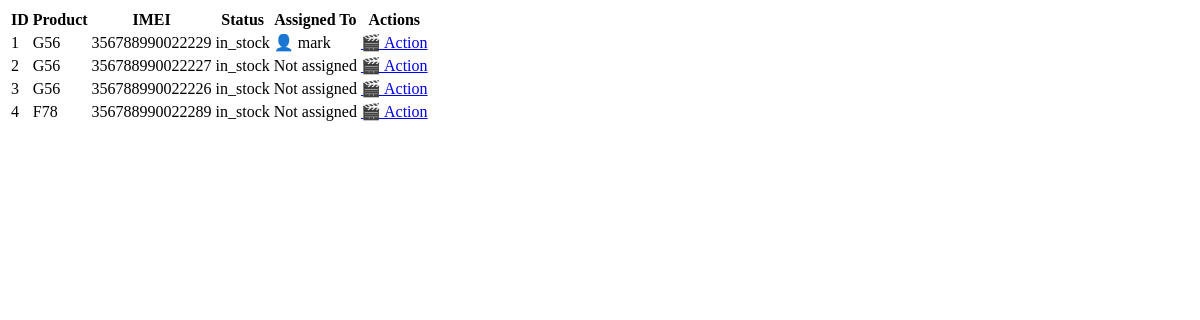
The app's page /filter-stocks/, older data.
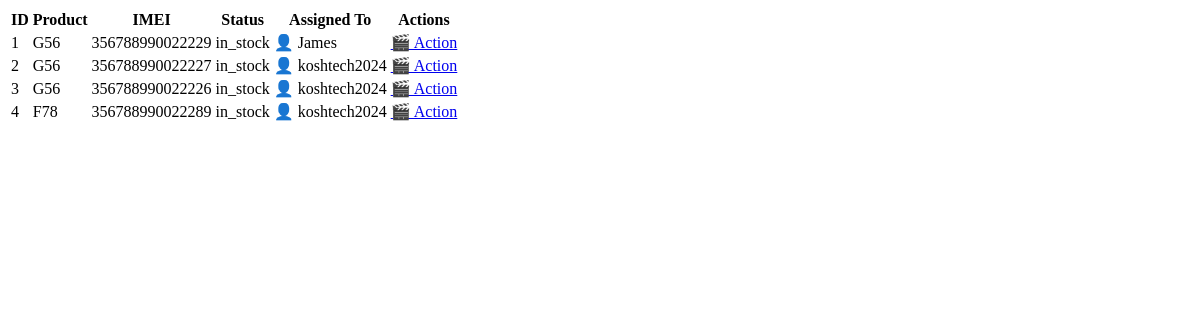
The same page, newer data.
### sales_process/models.py (models this page shows, shortened)
class Stock(models.Model):
    STATUS_CHOICES = [
        ('in_stock', 'In Stock'),
        ('assigned', 'Assigned'),
        ('sold', 'Sold'),
        ('returned', 'Returned'),
    ]
    serial_number = models.CharField(max_length=100, unique=True)
    imei_number = models.CharField(max_length=100, unique=True, blank=True, null=True)
    product = models.ForeignKey(
        Product,
        on_delete=models.CASCADE,
        related_name="stocks"
    )
    stock_in_date = models.DateField(default=timezone.now)
    added_by = models.ForeignKey(
        settings.AUTH_USER_MODEL,
        on_delete=models.SET_NULL,
        null=True,
        related_name="stocks_added"
    )
    status = models.CharField(
        max_length=20,
        choices=STATUS_CHOICES,
        default='in_stock'
    )
    assigned_to = models.ForeignKey(
        settings.AUTH_USER_MODEL,
        on_delete=models.SET_NULL,
        null=True,
        blank=True,
        related_name="stocks_assigned"
    )
    last_assigned_date = models.DateField(null=True, blank=True)
    date_since_stock_in = models.DateField(auto_now_add=True)

class Product(models.Model):
    STATUS_CHOICES = [
        ('active', 'Active'),
        ('inactive', 'Inactive'),
        ('discontinued', 'Discontinued'),
    ]
    STORAGE_CHOICES = [
        ('16gb', '16GB'),
        ('32gb', '32GB'),
        ('64gb', '64GB'),
        ('128gb', '128GB'),
        ('256gb', '256GB'),
        ('512gb', '512GB'),
        ('1tb', '1TB'),
    ]
    RAM_CHOICES = [
        ('4gb', '4GB'),
        ('8gb', '8GB'),
        ('16gb', '16GB'),
        ('32gb', '32GB'),
        ('64gb', '64GB'),
        ('128gb', '128GB'),
        ('256gb', '256GB'),
        ('512gb', '512GB'),
        ('1tb', '1TB'),
    ]
    NETWORK_CHOICES = [
        ('2g', '2G'),
        ('3g', '3G'),
        ('4g', '4G'),
        ('5g', '5G'),
    ]
    MODEL_CATEGORY_CHOICES = [
        ('phone', 'Phone'),
        ('tablet', 'Tablet'),
        ('laptop', 'Laptop'),
        ('watch', 'Watch'),
    ]
    item_code = models.CharField(max_length=50, unique=True)
    model_name = models.CharField(max_length=100)
    model_sku = models.CharField(max_length=100, unique=True)
    model_category = models.CharField(max_length=100, choices=MODEL_CATEGORY_CHOICES, default='phone')
    model_storage = models.CharField(max_length=50, blank=True, null=True, choices=STORAGE_CHOICES)
    model_ram = models.CharField(max_length=50, blank=True, null=True, choices=RAM_CHOICES)
    price = models.DecimalField(max_digits=10, decimal_places=2,default=0)
    network = models.CharField(max_length=100, blank=True, null=True, choices=NETWORK_CHOICES)
    other_specifications = models.TextField(blank=True, null=True)
    created_on = models.DateTimeField(auto_now_add=True)
    created_by = models.ForeignKey(
        settings.AUTH_USER_MODEL,
        on_delete=models.SET_NULL,
        null=True,
        related_name="products_created"
    )
    status = models.CharField(
        max_length=20,
        choices=STATUS_CHOICES,
        default='active'
    )

### manage_users/models.py (models this page shows, shortened)
class CustomUser(AbstractUser):
    ROLE_CHOICES = (
        ("manager", "Manager"),
        ("admin", "Admin"),
        ("sales", "sales"),
    )
    role = models.CharField(max_length=20, choices=ROLE_CHOICES, default="sales")
    is_activated = models.BooleanField(default=False)
    date_of_registration = models.DateTimeField(default=timezone.now)  # ✅ auto timestamp
    groups = models.ManyToManyField(
        Group,
        related_name="customuser_set",
        blank=True,
        help_text="The groups this user belongs to.",
    )
    user_permissions = models.ManyToManyField(
        Permission,
        related_name="customuser_set",
        blank=True,
        help_text="Specific permissions for this user.",
    )

### sales_process/views.py (the view, shortened to what this page needs)
# urls.py: path('filter-stocks/', filter_stocks, name='filter-stocks'),
def filter_stocks(request):
    query = request.GET.get("q", "").strip()
    stocks = Stock.objects.all().select_related("product", "assigned_to")
    return render(request, "sales_process/list_stocks_table.html", {"stocks": stocks})

### sales_process/templates/sales_process/list_stocks_table.html
<table class="table table-bordered table-striped">
        <thead class="table-dark">
            <tr>
                <th>ID</th>
                <th>Product</th>
                <th>IMEI</th>
                <th>Status</th>
                <th>Assigned To</th>
                <th>Actions</th>
            </tr>
        </thead>
        <tbody id="stock-table">
            {% for stock in stocks %}
                <tr id="stock-{{ stock.imei_number }}">
    <td>{{ stock.pk }}</td>
    <td>{{ stock.product.model_name }}</td>
    <td>{{ stock.imei_number }}</td>
    <td>{{ stock.status }}</td>
    <td>
        {% if stock.assigned_to %}
            👤 {{ stock.assigned_to.username }}
        {% else %}
            <span class="text-muted">Not assigned</span>
        {% endif %}
    </td>
    <td>
        <a class="btn btn-sm btn-primary"
                href="{% url 'allocate-stock' stock.imei_number %}"
                hx-boost="true">
        🎬 Action
    </a>
    </td>
</tr>
            {% empty %}
                <tr>
                    <td colspan="6" class="text-center text-muted">No stocks found</td>
                </tr>
            {% endfor %}
        </tbody>
    </table>

Row changes from the older to the newer data that the page shows:
changed Stock id 1: assigned_to.username "mark" → "James"
changed Stock id 2: assigned_to.username (not shown) → "koshtech2024"; assigned_to_id "Not assigned" → "👤"
changed Stock id 3: assigned_to.username (not shown) → "koshtech2024"; assigned_to_id "Not assigned" → "👤"
changed Stock id 4: assigned_to.username (not shown) → "koshtech2024"; assigned_to_id "Not assigned" → "👤"
